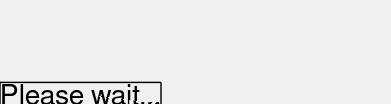

MATLAB code for this plot:
function d = waitdlg(varargin)
% WAITDLG opens a windows to prompt the user to please wait

% Define the default message
if nargin == 0; varargin{1} = 'Please wait...'; end

% Define the window
d = dialog('Units','Normalized','WindowStyle','Normal',...
    'Tag','imObjectProgressWindow','Name',...
    'Please wait...','Position',[0.4,0.475,0.15,0.05]);
a = annotation(d,'textbox',[0,0,1,1],...
    'String',varargin{1},'HorizontalAlignment','center',...
    'VerticalAlignment','middle');
drawnow;
set(d,'WindowStyle','modal');